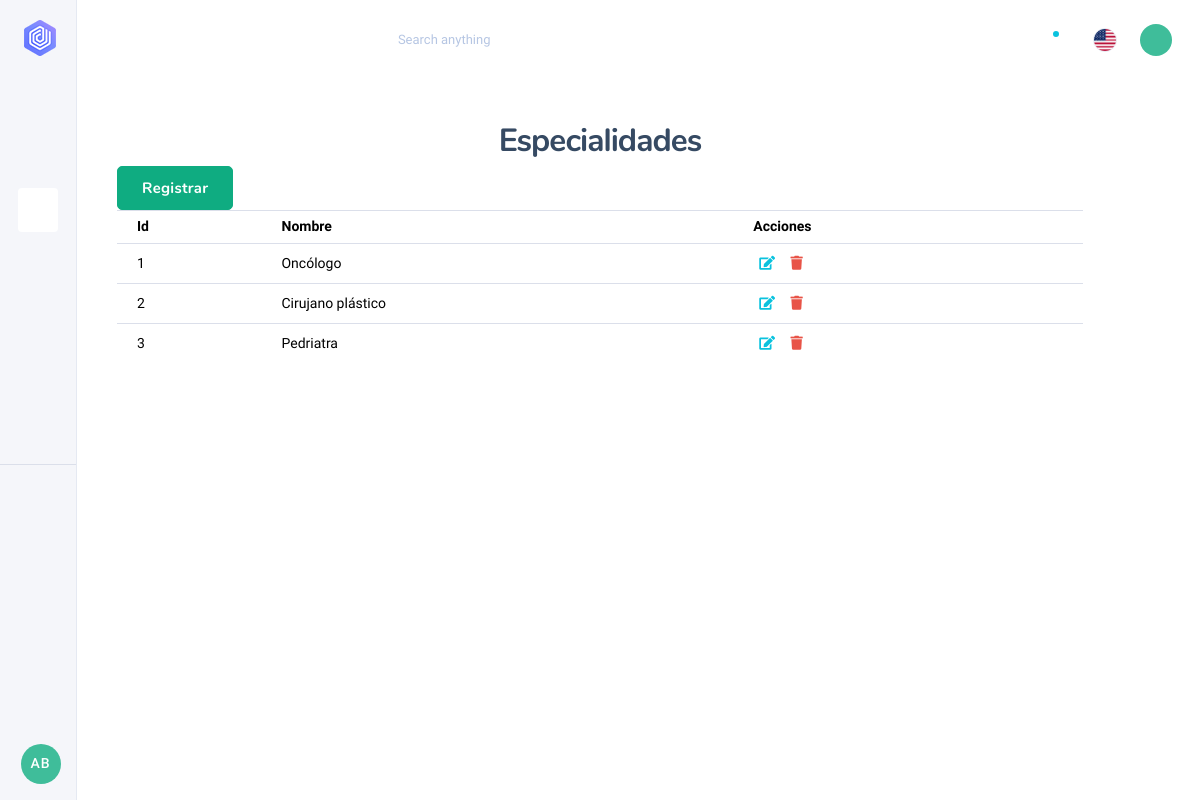
/specialties/, run on an earlier commit of the app's database.
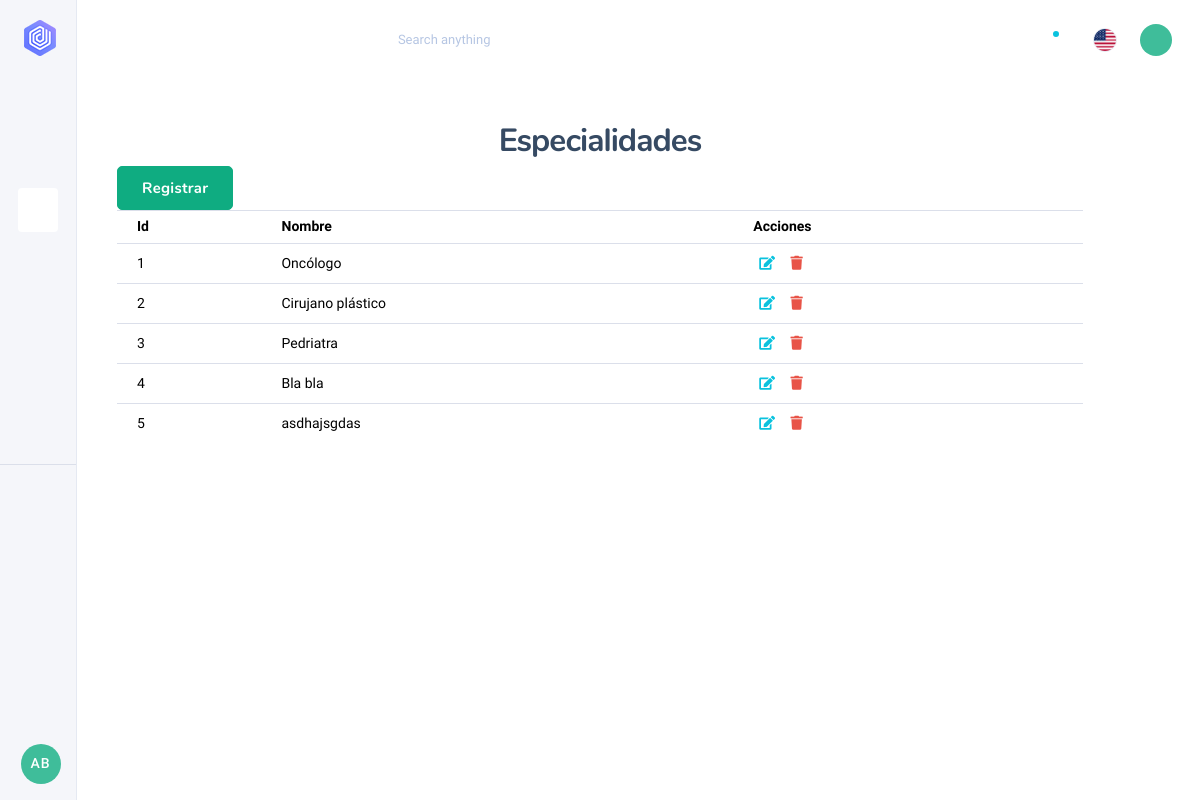
And on a later commit of the database.
### specialties/models.py (models this page shows, shortened)
class Specialty(models.Model):
    name = models.CharField(max_length=50, unique=True)

### specialties/views.py (the view, shortened to what this page needs)
# urls.py: path('specialties/', include('specialties.urls')),
def specialties(request):
    form = SpecialtyForm(request.POST or None)
    specialties = Specialty.objects.all()
    return render(request, "specialties/index.html", {'form': form, 'specialties':specialties })

### specialties/forms.py
class SpecialtyForm(forms.ModelForm):
    class Meta:
        model = Specialty
        fields = "__all__"
        labels = {
            "name": "Nombre de la especialidad"
        }
        widgets ={
            "name": forms.TextInput(attrs={'placeholder': 'Ingrese el nombre de la especialidad'})
        }

### templates/specialties/index.html (shortened to what this page needs)
{% extends 'base.html' %}
{% block content %}
<h3 class="text-center">Especialidades</h3>
<button
    type="button"
    class="btn btn-primary btn-lg"
    data-bs-toggle="modal"
    data-bs-target="#modalId"
>
   Registrar
</button>
<div class="table-responsive">
    <table class="table table-primary datatable-init-export">
        <thead>
            <tr>
                <th scope="col">Id</th>
                <th scope="col">Nombre</th>
                <th scope="col">Acciones</th>
            </tr>
        </thead>
        <tbody>
            {% for specialty in specialties %}
            <tr>
                <td>{{ specialty.id }}</td>
                <td>{{ specialty.name }}</td>
                <td>
                    <a href=""><i class="fas fa-edit text-info mx-1"></i></a>
                    <a href="{% url 'delete_specialty' specialty.id %}"><i class="fas fa-trash text-danger mx-1"></i></a>
                </td>
            </tr>
            {% endfor %}
        </tbody>
    </table>
</div>
{% endblock %}

### templates/base.html (shortened to what this page needs)
{% load static %}
<!DOCTYPE html>
<html lang="es" class="js">
<head>
    <link rel="stylesheet" href="{% static 'css/dashlite.css' %}">
    <link id="skin-default" rel="stylesheet" href="{% static 'css/theme.css' %}">
    <link rel="stylesheet" href="{% static 'css/libs/fontawesome-icons.css' %}">
</head>
<body class="nk-body ui-rounder npc-default has-sidebar ">
    <div class="nk-app-root">
        <div class="nk-sidebar" data-content="sidebarMenu" style="width: 0;">
            <div class="nk-sidebar-bar">
                <div class="nk-apps-brand">
                    <a href="html/index.html" class="logo-link">
                        <img class="logo-dark logo-img" src="{% static 'images/logo-dark-small.png' %}" alt="logo-dark">
                    </a>
                </div>
                <div class="nk-sidebar-element">
                    <div class="nk-sidebar-body">
                        <div class="nk-sidebar-content" data-simplebar>
                            <div class="nk-sidebar-menu">
                                <ul class="nk-menu apps-menu">
                                    <li class="nk-menu-item">
                                        <a href="#" class="nk-menu-link nk-menu-switch" data-target="navPharmacy">
                                            <span class="nk-menu-icon"><em class="icon ni ni-capsule"></em></span>
                                        </a>
                                    </li>
                                    <li class="nk-menu-item">
                                        <a href="#" class="nk-menu-link nk-menu-switch" data-target="navHospital">
                                            <span class="nk-menu-icon"><em class="icon ni ni-plus-medi"></em></span>
                                        </a>
                                    </li>
                                    <li class="nk-menu-item active">
                                        <a href="#" class="nk-menu-link nk-menu-switch" data-target="navDashboards">
                                            <span class="nk-menu-icon"><em class="icon ni ni-dashboard"></em></span>
                                        </a>
                                    </li>
                                    <li class="nk-menu-item">
                                        <a href="#" class="nk-menu-link nk-menu-switch" data-target="navApps">
                                            <span class="nk-menu-icon"><em class="icon ni ni-menu-circled"></em></span>
                                        </a>
                                    </li>
                                    <li class="nk-menu-item">
                                        <a href="#" class="nk-menu-link nk-menu-switch" data-target="navPages">
                                            <span class="nk-menu-icon"><em class="icon ni ni-files"></em></span>
                                        </a>
                                    </li>
                                    <li class="nk-menu-item">
                                        <a href="#" class="nk-menu-link nk-menu-switch" data-target="navMisc">
                                            <span class="nk-menu-icon"><em class="icon ni ni-server"></em></span>
                                        </a>
                                    </li>
                                    <li class="nk-menu-item">
                                        <a href="#" class="nk-menu-link nk-menu-switch" data-target="navError">
                                            <span class="nk-menu-icon"><em class="icon ni ni-alert-c"></em></span>
                                        </a>
                                    </li>
                                    <li class="nk-menu-hr"></li>
                                    <li class="nk-menu-item">
                                        <a href="#" class="nk-menu-link nk-menu-switch" data-target="navComponents">
                                            <span class="nk-menu-icon"><em class="icon ni ni-layers"></em></span>
                                        </a>
                                    </li>
                                </ul>
                            </div>
                            <div class="nk-sidebar-footer">
                                <ul class="nk-menu nk-menu-md apps-menu">
                                    <li class="nk-menu-item">
                                        <a href="#" class="nk-menu-link" title="Settings">
                                            <span class="nk-menu-icon"><em class="icon ni ni-setting"></em></span>
                                        </a>
                                    </li>
                                </ul>
                            </div>
                        </div>
                        <div class="nk-sidebar-profile nk-sidebar-profile-fixed">
                            <a href="#" class="toggle" data-target="profileDD">
                                <div class="user-avatar">
                                    <span>AB</span>
                                </div>
                            </a>
                        </div>
                    </div>
                </div>
            </div>
        </div>
        <div class="nk-main ">
            <div class="nk-wrap p-5 mx-5">
                <div class="nk-header nk-header-fixed nk-header-fluid is-light">
                    <div class="container-fluid">
                        <div class="nk-header-wrap">
                            <div class="nk-header-search ms-3 ms-xl-0 d-none d-md-flex">
                                <em class="icon ni ni-search"></em>
                                <input type="text" class="form-control border-transparent form-focus-none" placeholder="Search anything">
                            </div>
                            <div class="nk-header-tools">
                                <ul class="nk-quick-nav">
                                    <li class="nav-item">
                                        <a data-bs-toggle="modal" href="#region" class="nk-quick-nav-icon"><em class="icon ni ni-globe"></em></a>
                                    </li>
                                    <li class="dropdown chats-dropdown hide-mb-xs">
                                        <a href="#" class="dropdown-toggle nk-quick-nav-icon" data-bs-toggle="dropdown">
                                            <div class="icon-status icon-status-na"><em class="icon ni ni-comments"></em></div>
                                        </a>
                                    </li>
                                    <li class="dropdown notification-dropdown">
                                        <a href="#" class="dropdown-toggle nk-quick-nav-icon" data-bs-toggle="dropdown">
                                            <div class="icon-status icon-status-info"><em class="icon ni ni-bell"></em></div>
                                        </a>
                                    </li>
                                    <li class="dropdown language-dropdown d-none d-sm-block me-n1">
                                        <a href="#" class="dropdown-toggle nk-quick-nav-icon" data-bs-toggle="dropdown">
                                            <div class="quick-icon border border-light">
                                                <img class="icon" src="{% static 'images/flags/english-sq.png' %}" alt="">
                                            </div>
                                        </a>
                                    </li>
                                    <li class="dropdown user-dropdown">
                                        <a href="#" class="dropdown-toggle me-n1" data-bs-toggle="dropdown">
                                            <div class="user-toggle">
                                                <div class="user-avatar sm">
                                                    <em class="icon ni ni-user-alt"></em>
                                                </div>
                                            </div>
                                        </a>
                                    </li>
                                </ul>
                            </div>
                        </div>
                    </div>
                </div>
                <div class="nk-content ">
                    <div class="container-fluid">
                        <div class="nk-content-inner">
                            <div class="nk-content-body">
                                {% block content %} {% endblock %}
                            </div>
                        </div>
                    </div>
                </div>
            </div>
        </div>
    </div>
</body>
</html>

What changed in the data, as far as the page shows it:
added Specialty: id "4", name "Bla bla"
added Specialty: id "5", name "asdhajsgdas"
